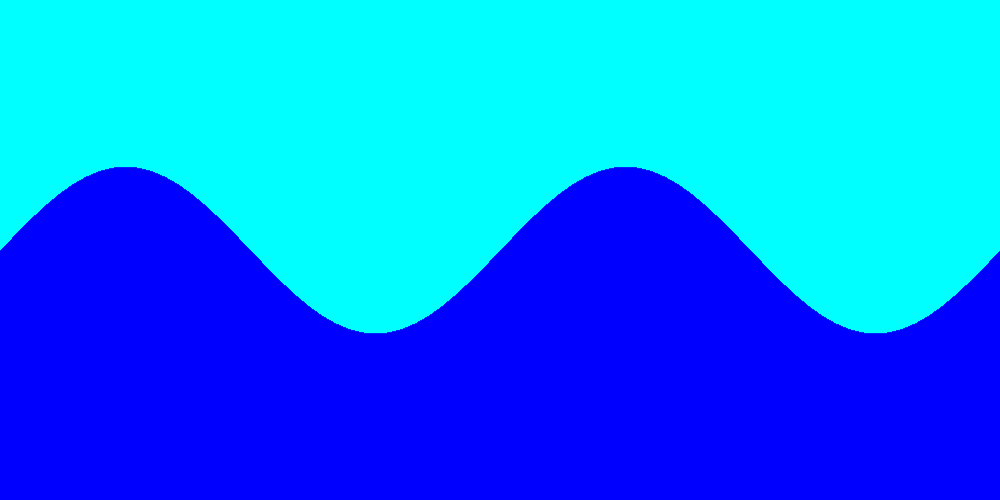
Frame 1 (no input)
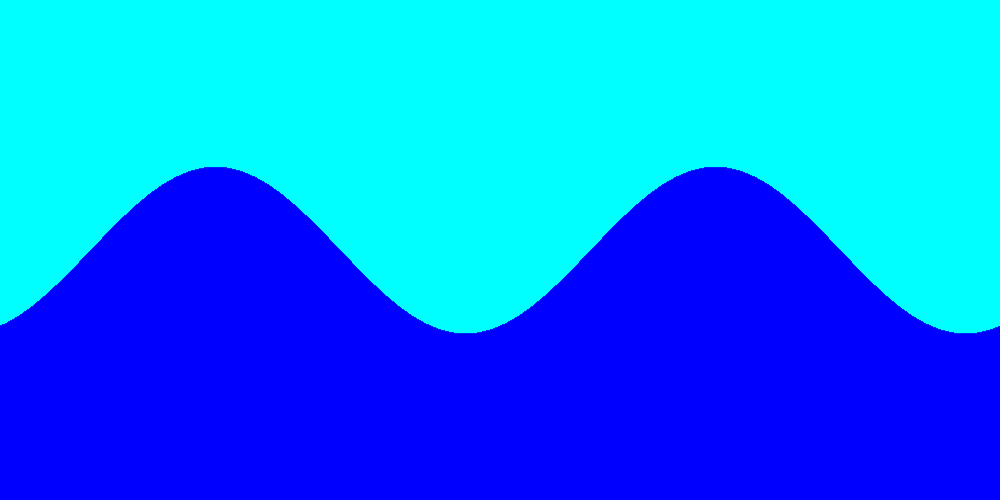
Frame 60 (the mouse pressed at the canvas centre just before this capture)
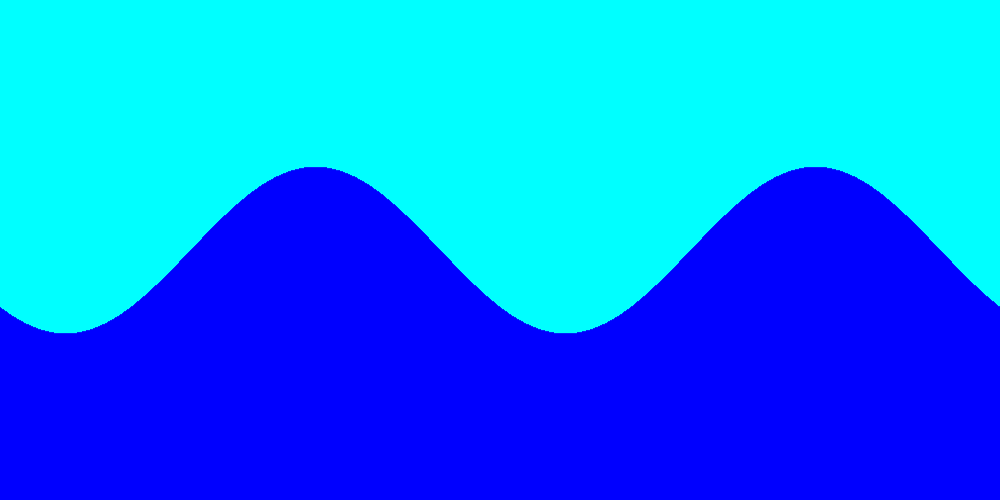
Frame 120 (the mouse held since frame 60 and released just before this capture)

The Processing sketch that drew these frames (run headless with seeded random() and noise(); from frame 60 on, the mouse is pressed at the canvas centre):

// Processing sketch: fale_morskie
// ── fale_morskie.pde
//Fale morskie jako wykres fali
///////////////////////////////////////////////////////////////

float mojaFunkcja(float x)
{
  return sin(x*2)/3;
}

//Globalne ustawienia
void setup()
{
  size(1000,500);
  smooth();
  frameRate(25);
}

float startX=0;
void draw()
{
  background(0,255,255);
  wykres();
  startX-=PI/50;//Jeśli program będzie działał wystarczająco długo to tu się zaczną kłopoty.
                //Dlaczego?
}

//Procedury rysujące
void uklad()
{
  stroke(0,128,0);
  //Rysunek układu współrzędnych
  line(0,250,1000,250); //Oś X
  line(1000,250,990,245);//Grot X
  line(1000,250,990,255);//Grot X c.d.
  line(0,0,0,500);       //Oś Y
  line(0,0,5,10);        //Pół grotu Y
}

void wykres()
{
  stroke(0,0,255);    //Kolor wykresu funkcji
  
  float krokX=(PI*2)/1000;//Jaki fragment dziedziny na jedną kolumnę okna o długości 1000
  float krokY=2.0/500;    //Jaki fragment przeciwdziedziny na jeden wiersz okna o wysokości 500

  for(int k=0;k<1000;k++) //Przejście po wszystkich kolumnach pikseli
  {
    float x=k*krokX+startX;   //Przeliczenie kolumny okna na x z uwzględnieniem przesunięcia o startX 
    float y=mojaFunkcja(x);   //Obliczenie wartości funkcji dla danego x
    int  w=250-round(y/krokY);//Przeliczenie x na numer wiesza, 
                              //pamiętając że wiersze pikseli są numerowane od góry, 
                              //a funkcja sinus ma wartości z zakresu -1 do 1
    line(k,500,k,w);      //Nakreślenie lini od dołu do punktu aktualnego
  }
}
